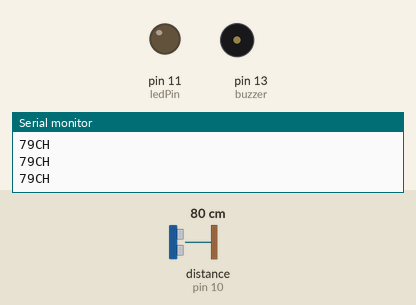
Simulated run of this sketch. Board: Arduino Uno, built with avr-gcc and run on an emulated ATmega328P. Parts: output pins drawn as LEDs (lit = HIGH), buzzer (waves = sounding, pin HIGH), the last lines printed to the serial monitor. Wiring (inferred from the names in the program): ultrasonic range finder: trigger pin 9; echo pin 10. The test bench sets the inputs (shaded band); at power-on: distance to the obstacle (sensor on pin 10) 80 cm. The echo pulse lasts 58.3 µs per cm; pins used as bus, display or sensor lines are not drawn.

Above: at 1.3 s.
1.4 s: distance to the obstacle (sensor on pin 10) set to 7 cm
3.2 s: distance to the obstacle (sensor on pin 10) set to 4 cm
At 4.8 s:
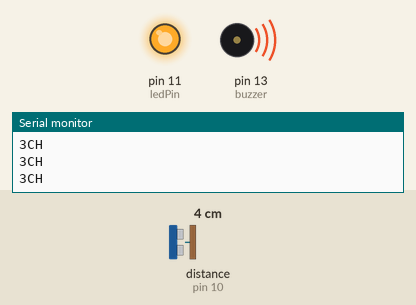
5.5 s: distance to the obstacle (sensor on pin 10) set to 9 cm
At 6.7 s:
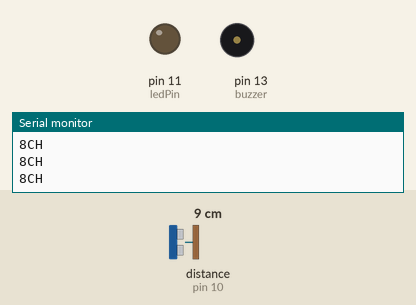
7.5 s: distance to the obstacle (sensor on pin 10) set to 2 cm
At 8.7 s:
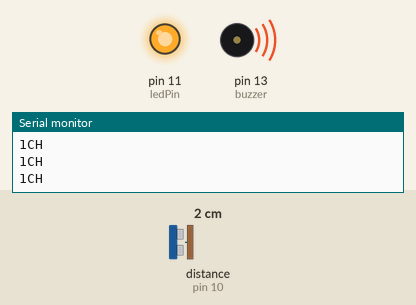
Timing chart, 0 to 10.5 s (numbered marks = the images above; inputs shaded):
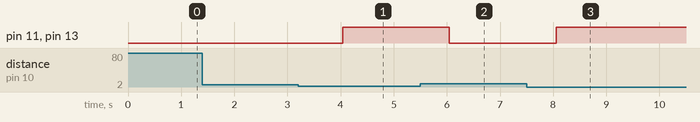

The sketch:

wasteultrasonic.ino
```cpp
  const int trigPin = 9;
  const int echoPin = 10;
  const int buzzer = 13;
  const int ledPin = 11;

void setup()
{
  Serial.begin(9600);
  pinMode(trigPin, OUTPUT);
  pinMode(echoPin, INPUT);
  pinMode(buzzer, OUTPUT);
  pinMode(ledPin, OUTPUT);

}

void loop() {
  // put your main code here, to run repeatedly:
  long duration,distance;
  digitalWrite(trigPin,LOW);
  delayMicroseconds(1000);
  digitalWrite(trigPin, HIGH);
  delayMicroseconds(1000);
  digitalWrite(trigPin, LOW);
  duration=pulseIn(echoPin, HIGH);
  distance= (duration/2)/29.1;
  Serial.print(distance);
  Serial.println("CH");
  delay(500);

  if((distance<=4))
  {
    digitalWrite(ledPin,HIGH);
    digitalWrite(buzzer, HIGH);
  }
   else
   {
     digitalWrite(ledPin, LOW);
     digitalWrite(buzzer, LOW);
   }
  }
```

Measured:
- the behaviour switches between 6 and 5 cm on distance to the obstacle (sensor on pin 10) (found by bisection; images 0 and 1)
- after the input at 3.2 s, pin 11 (ledPin), pin 13 (buzzer): LOW → HIGH after 0.84 s
- after the input at 5.5 s, pin 11 (ledPin), pin 13 (buzzer): HIGH → LOW after 0.55 s
- after the input at 7.5 s, pin 11 (ledPin), pin 13 (buzzer): LOW → HIGH after 0.56 s
